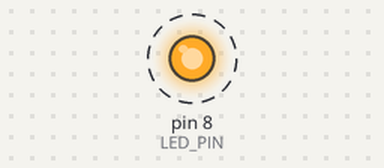
Bench run of a sketch on a simulated Arduino Uno, built with avr-gcc and run on an emulated ATmega328P. On the bench: output pins drawn as LEDs (lit = HIGH). Dashed ring = blinking. What the sketch prints to the serial monitor is not drawn.

Above: at 0.15 s.
Timing chart, 0 to 3.0 s (numbered marks = the images above):
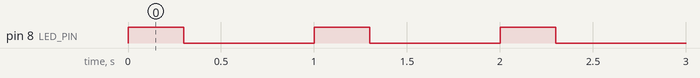

Measured:
- by itself, pin 8 (LED_PIN): alternates HIGH for 0.30 s and LOW for 0.70 s

The sketch:

blink_external.ino
```cpp
// blink_external.ino - blink an LED on pin 8 (through a 220 ohm resistor), and say what the pin is doing
const int LED_PIN = 8;
const int ON_MS = 300;
const int OFF_MS = 700;

void setup() {
  Serial.begin(9600);
  pinMode(LED_PIN, OUTPUT);            // pin 8 becomes an output: LOW (0 V) until we change it
}

void loop() {
  digitalWrite(LED_PIN, HIGH);         // 5 V: current flows through the resistor and the LED
  Serial.println("LED on");
  delay(ON_MS);
  digitalWrite(LED_PIN, LOW);          // 0 V: no current, LED off
  Serial.println("LED off");
  delay(OFF_MS);
}
```
